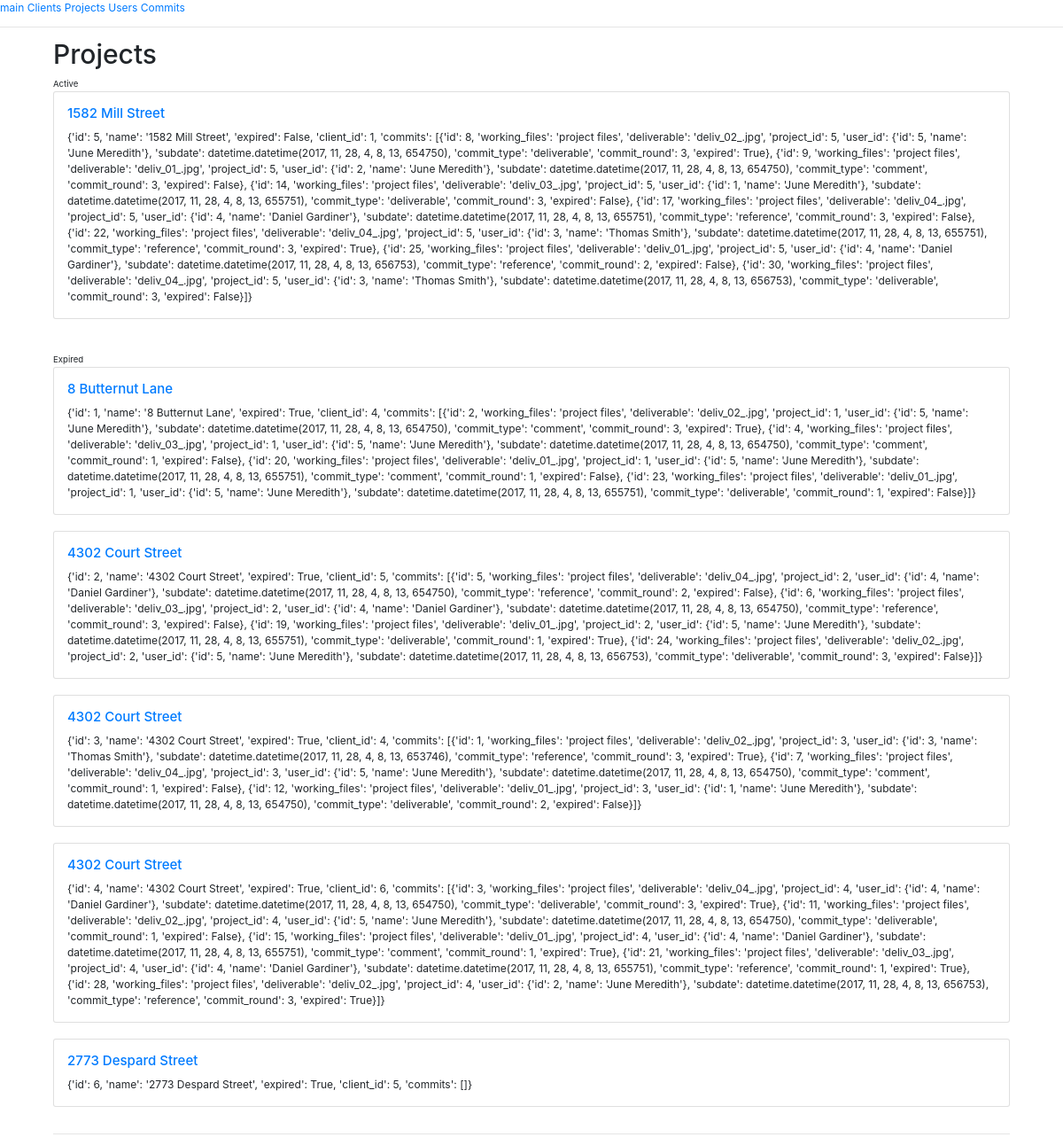
Screenshot of /project with the database file from the repository.
### app.py (models this page shows, shortened)
class Project(db.Model):
    id = db.Column(db.Integer, primary_key=True)
    name = db.Column(db.String)
    expired = db.Column(db.Boolean, default=False)
    client_id = db.Column(db.Integer, db.ForeignKey('client.id'),
        nullable=False)
    commits = db.relationship('Commit',
        backref=db.backref('Project', lazy=True))

### app.py (the view)
@app.route('/project')
def projects():
    data = module.func.project_all()
    return render_template('projects.html', data=data)

### module/func.py (called while the page is built)
def scheme_project(row):
    commits = []
    for commit in row.commits:
        commits.append(scheme_commit(commit))
    return {
        'id': row.id,
        'name': row.name,
        'expired': row.expired,
        'client_id': row.client_id,
        'commits': commits
    }

def scheme_commit(row):
    user_row = app.User.query.filter_by(id=row.user_id).first()
    user = {
        'id': user_row.id,
        'name': user_row.name
    }
    return {
        'id': row.id,
        'working_files': row.working_files,
        'deliverable': row.deliverable,
        'project_id': row.project_id,
        'user_id': user,
        'subdate': row.subdate,
        'commit_type': row.commit_type,
        'commit_round': row.commit_round,
        'expired': row.expired
    }

def project_all():
    output = []
    rows = app.Project.query.all()
    for row in rows:
        x = scheme_project(row)
        output.append(x)
    return output

### templates/projects.html
{% extends "base.html" %}
{% block content %}
<h1>Projects</h1>
<small>Active</small>
{% for project in data %}
{% if project.expired == False %}
<div class="card" style="width: 100%;">
        <div class="card-body">
                <h5 class="card-title"><a href="/project/{{project.id}}">{{project.name}}</a></h5>
            <p class="card-text">
                    {{project}}
            </p>
        </div>
    </div>
    <br>
{% endif %}
{% endfor %}
<br>
<small>Expired</small>
{% for project in data %}
{% if project.expired == True %}
<div class="card" style="width: 100%;">
        <div class="card-body">
                <h5 class="card-title"><a href="/project/{{project.id}}">{{project.name}}</a></h5>
            <p class="card-text">
                    {{project}}
            </p>
        </div>
    </div>
    <br>
{% endif %}
{% endfor %}
{% endblock %}

### rows the page displays
Project: name "1582 Mill Street", project "{'id': 5, 'name': '1582 Mill Street', 'expired': False, 'client_id': 1, 'commits': [{'id': 8, 'working_files': 'project files', 'deliverable': 'deliv_02_.jpg', 'project_id': 5, 'user_id': {'id': 5, 'name': 'June Meredith'}, 'subdate': datetime.datetime(2017, 11, 28, 4, 8, 13, 654750), 'commit_type': 'deliverable', 'commit_round': 3, 'expired': True}, {'id': 9, 'working_files': 'project files', 'deliverable': 'deliv_01_.jpg', 'project_id': 5, 'user_id': {'id': 2, 'name': 'June Meredith'}, 'subdate': datetime.datetime(2017, 11, 28, 4, 8, 13, 654750), 'commit_type': 'comment', 'commit_round': 3, 'expired': False}, {'id': 14, 'working_files': 'project files', 'deliverable': 'deliv_03_.jpg',…"
Project: name "8 Butternut Lane", project "{'id': 1, 'name': '8 Butternut Lane', 'expired': True, 'client_id': 4, 'commits': [{'id': 2, 'working_files': 'project files', 'deliverable': 'deliv_02_.jpg', 'project_id': 1, 'user_id': {'id': 5, 'name': 'June Meredith'}, 'subdate': datetime.datetime(2017, 11, 28, 4, 8, 13, 654750), 'commit_type': 'comment', 'commit_round': 3, 'expired': True}, {'id': 4, 'working_files': 'project files', 'deliverable': 'deliv_03_.jpg', 'project_id': 1, 'user_id': {'id': 5, 'name': 'June Meredith'}, 'subdate': datetime.datetime(2017, 11, 28, 4, 8, 13, 654750), 'commit_type': 'comment', 'commit_round': 1, 'expired': False}, {'id': 20, 'working_files': 'project files', 'deliverable': 'deliv_01_.jpg',…"
Project: name "4302 Court Street", project "{'id': 2, 'name': '4302 Court Street', 'expired': True, 'client_id': 5, 'commits': [{'id': 5, 'working_files': 'project files', 'deliverable': 'deliv_04_.jpg', 'project_id': 2, 'user_id': {'id': 4, 'name': 'Daniel Gardiner'}, 'subdate': datetime.datetime(2017, 11, 28, 4, 8, 13, 654750), 'commit_type': 'reference', 'commit_round': 2, 'expired': False}, {'id': 6, 'working_files': 'project files', 'deliverable': 'deliv_03_.jpg', 'project_id': 2, 'user_id': {'id': 4, 'name': 'Daniel Gardiner'}, 'subdate': datetime.datetime(2017, 11, 28, 4, 8, 13, 654750), 'commit_type': 'reference', 'commit_round': 3, 'expired': False}, {'id': 19, 'working_files': 'project files', 'deliverable':…"
Project: name "4302 Court Street", project "{'id': 3, 'name': '4302 Court Street', 'expired': True, 'client_id': 4, 'commits': [{'id': 1, 'working_files': 'project files', 'deliverable': 'deliv_02_.jpg', 'project_id': 3, 'user_id': {'id': 3, 'name': 'Thomas Smith'}, 'subdate': datetime.datetime(2017, 11, 28, 4, 8, 13, 653746), 'commit_type': 'reference', 'commit_round': 3, 'expired': True}, {'id': 7, 'working_files': 'project files', 'deliverable': 'deliv_04_.jpg', 'project_id': 3, 'user_id': {'id': 5, 'name': 'June Meredith'}, 'subdate': datetime.datetime(2017, 11, 28, 4, 8, 13, 654750), 'commit_type': 'comment', 'commit_round': 1, 'expired': False}, {'id': 12, 'working_files': 'project files', 'deliverable': 'deliv_01_.jpg',…"
Project: name "4302 Court Street", project "{'id': 4, 'name': '4302 Court Street', 'expired': True, 'client_id': 6, 'commits': [{'id': 3, 'working_files': 'project files', 'deliverable': 'deliv_04_.jpg', 'project_id': 4, 'user_id': {'id': 4, 'name': 'Daniel Gardiner'}, 'subdate': datetime.datetime(2017, 11, 28, 4, 8, 13, 654750), 'commit_type': 'deliverable', 'commit_round': 3, 'expired': True}, {'id': 11, 'working_files': 'project files', 'deliverable': 'deliv_02_.jpg', 'project_id': 4, 'user_id': {'id': 5, 'name': 'June Meredith'}, 'subdate': datetime.datetime(2017, 11, 28, 4, 8, 13, 654750), 'commit_type': 'deliverable', 'commit_round': 1, 'expired': False}, {'id': 15, 'working_files': 'project files', 'deliverable':…"
Project: name "2773 Despard Street", project "{'id': 6, 'name': '2773 Despard Street', 'expired': True, 'client_id': 5, 'commits': []}"
